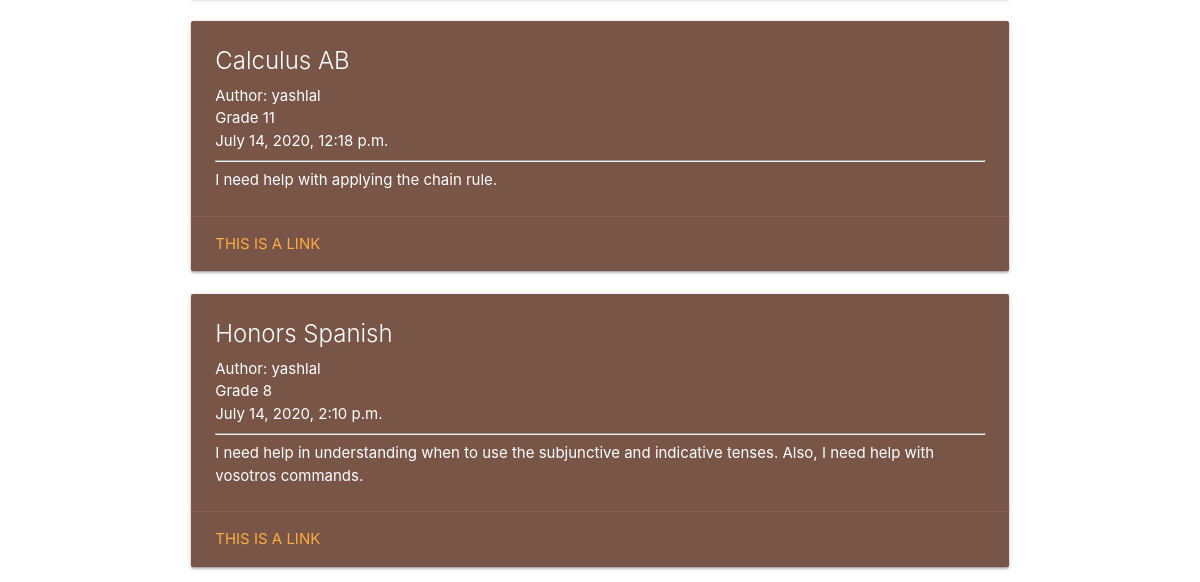
The app's page /community/ (signed in, lower part), older data.
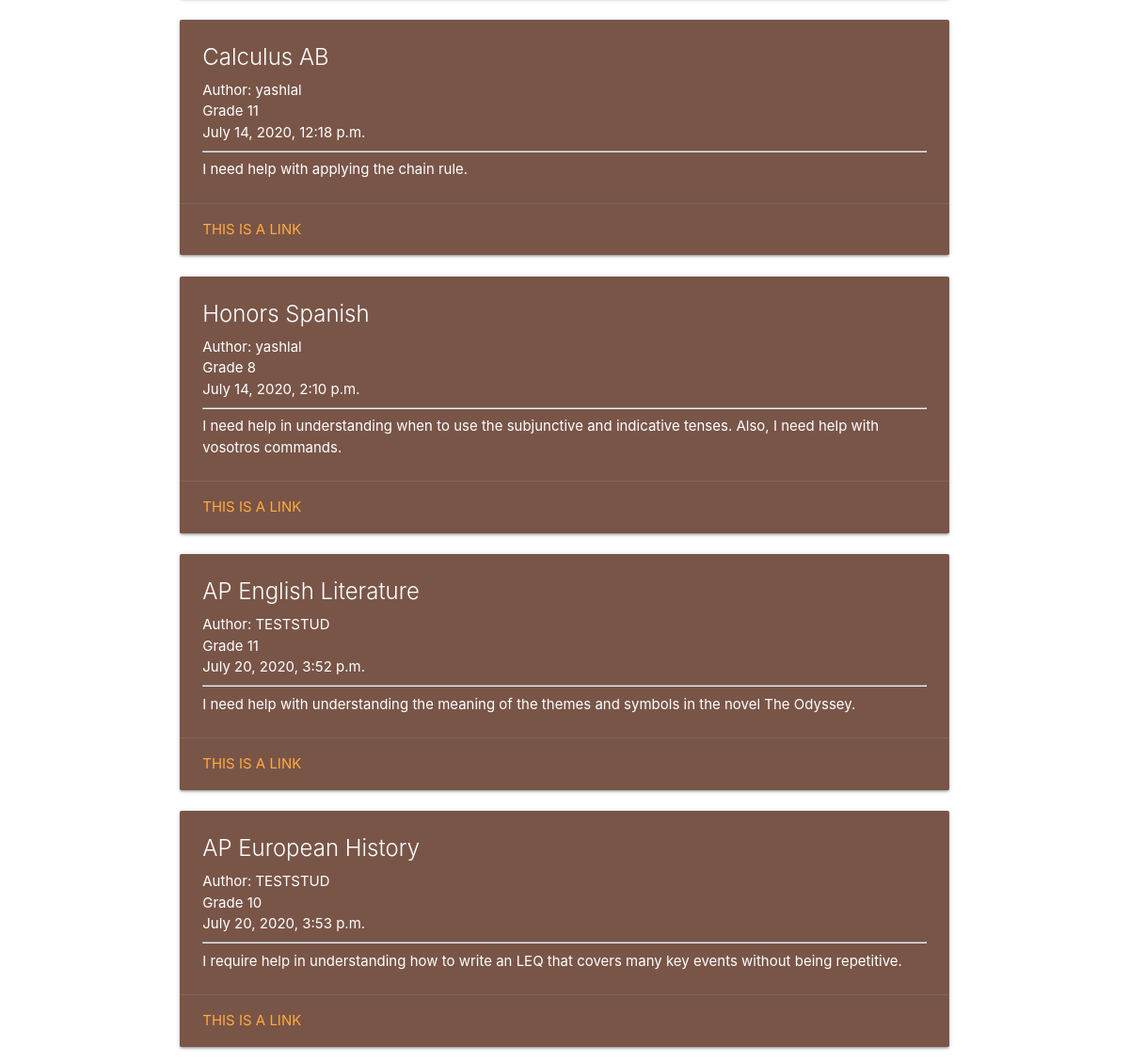
The same page, newer data.
### main/models.py (models this page shows, shortened)
class Request(models.Model):
    subject = models.CharField(max_length = 200)
    category = models.ForeignKey(Category, default=1, verbose_name="Category", on_delete=models.SET_DEFAULT)
    author = models.CharField(max_length = 200, default="")
    grade_level = IntegerRangeField(min_value=1, max_value=12)
    dt = models.DateTimeField("DateTime Published", default=datetime.now)
    content = models.TextField()

### main/views.py (the view, shortened to what this page needs)
# urls.py: path('community/', views.community, name="community"),
@user_passes_test(User.check_tutor, '/home')
def community(request):
    filtered_requests = []
    if request.method == "GET":
        category_key = request.GET.get('category_key')
        recommended_flag = request.GET.get('recommended')
        if recommended_flag == None:
            if category_key == None:
                return render(request=request, template_name="main/community.html", context={'requests': Request.objects.all, 'categories': Category.objects.all()})
            elif category_key == "all":
                messages.info(request, "Displaying All Requests")
                return render(request=request, template_name="main/community.html", context={'requests': Request.objects.all, 'categories': Category.objects.all()})

### main/models.py (called while the page is built)
    def check_tutor(self):
        if self.is_tutor: return True
        else: return False

### main/templates/main/community.html (shortened to what this page needs)
{% extends "main/header.html" %}
{% block content %}
  <br>
  <div class="row">
    {% for req in requests %}
        <div class="col s12">
          <div class="card brown">
            <div class="card-content white-text">
              <span class="card-title">{{req.subject}}</span>
              <p>Author: {{req.author}}</p>
              <p>Grade {{req.grade_level}}</p>
              <p>{{req.dt}}</p>
              <hr>
              <p>{{req.content}}</p>
            </div>
            <div class="card-action">
              <a href="#">This is a link</a>
            </div>
          </div>
        </div>
    {% endfor %}
  </div>
{% endblock %}

### main/templates/main/header.html (shortened to what this page needs)
<head>
  {% load static %}
  <link rel="stylesheet" href="../../static/main/css/materialize.css?{% now "U" %}">
</head>
<body>
  <div class="container">
    {% block content %}
    {% endblock %}
  </div>
</body>

Row changes from the older to the newer data that the page shows:
added Request: subject "AP English Literature", author "TESTSTUD", grade_level "11", dt "July 20, 2020, 3:52 p.m.", content "I need help with understanding the meaning of the themes and symbols in the novel The Odyssey."
added Request: subject "AP European History", author "TESTSTUD", grade_level "10", dt "July 20, 2020, 3:53 p.m.", content "I require help in understanding how to write an LEQ that covers many key events without being repetitive."
